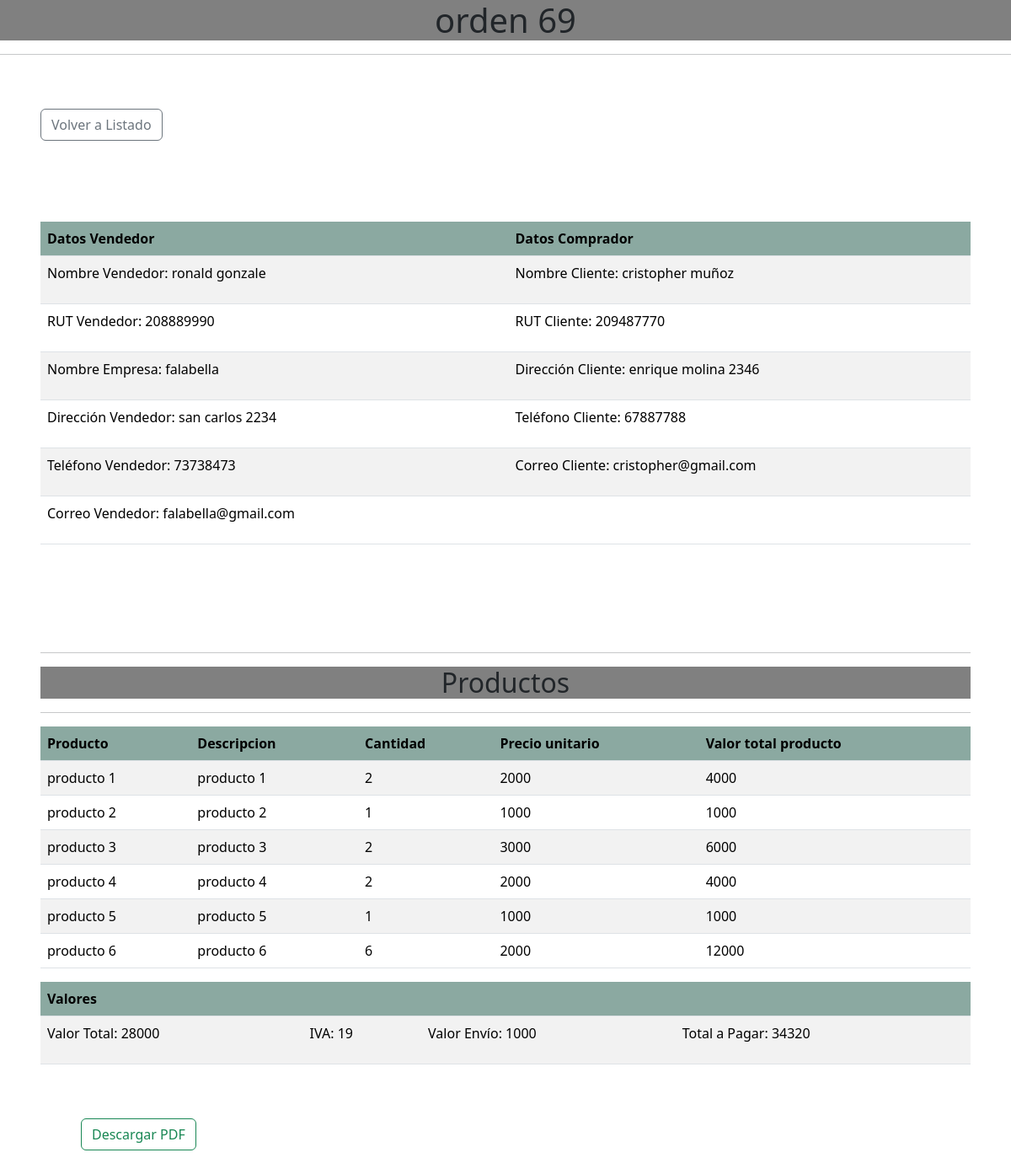
The page /detalleorden/69/ on the database its author committed.
### app/models.py (models this page shows, shortened)
class orden(models.Model):
    id = models.AutoField(primary_key=True)
    nombrevendedor = models.CharField(max_length=90)
    rutvendedor = models.CharField(max_length=9)
    nombreempresa = models.CharField(max_length=90)
    direccionv = models.CharField(max_length=90)
    telefonov = models.IntegerField(default=0)
    correovendedor = models.CharField(max_length=90)
    nombrecliente = models.CharField(max_length=90)
    rutcliente = models.CharField(max_length=9)
    direccioncliente = models.CharField(max_length=90)
    correo = models.CharField(max_length=90)
    telefonoc = models.IntegerField(default=0)
    valorNeto= models.IntegerField(default=0)
    iva = models.IntegerField(default=0)
    valorenvio = models.IntegerField(default=0)
    TotalAPagar = models.IntegerField(default=0)
    ESTADO_CHOICES = (
        ('creada', 'creada'),
        ('rectificada', 'Rectificada'),
    )
    ESTADOENTREGA_CHOICES = (
        ('por entregar', 'por entregar'),
        ('entregada', 'entregada'),
        ('rechazada', 'rechazada'),
        ('anulada', 'Anulada'),#prueba
    )
    estado = models.CharField(max_length=20, choices=ESTADO_CHOICES, default='creada')
    estadoentrega=models.CharField(max_length=20, choices=ESTADOENTREGA_CHOICES, default='por entregar')
    motivo_rechazo = models.TextField(blank=True, null=True)
    direccion_entrega = models.CharField(max_length=255, blank=True, null=True)
    rut_receptor = models.CharField(max_length=12, blank=True, null=True)
    foto_entrega = models.ImageField(upload_to='fotos_entrega/', blank=True, null=True)

class ProductoOrden(models.Model):
    orden = models.ForeignKey(orden, on_delete=models.CASCADE, related_name='productos')
    producto = models.CharField(max_length=90)
    descripcion = models.TextField()
    cantidad = models.IntegerField()
    preciounidad = models.IntegerField()
    totalproducto = models.IntegerField(default=0)

### app/views.py (the view)
# urls.py: path('detalleorden/<int:orden_id>/',detalleorden,name='detalleorden'),
def detalleorden(request, orden_id):
    orden_instance = get_object_or_404(orden, pk=orden_id)
    productos = ProductoOrden.objects.filter(orden=orden_instance)
    return render(request, 'detalleorden.html', {'orden': orden_instance, 'productos': productos})

### app/templates/detalleorden.html (shortened to what this page needs)
<!DOCTYPE html>
<html lang="en">
<head>
    <link href="https://cdn.jsdelivr.net/npm/bootstrap@5.3.3/dist/css/bootstrap.min.css" rel="stylesheet"
>
</head>
<body>
<h1 style="text-align: center; background-color: gray;">orden {{orden.id}}</h1>
<hr>
  <div class="p-5">
    <button type="button" class="btn btn-outline-secondary " onclick="window.location.href='{% url 'listadoorden' %}'">Volver a Listado</button>
  </div>
  <div class="p-5">
    <table class="table table-striped" >
      <thead>
        <tr>
          <th scope="col" style="background-color: rgb(139, 169, 161);">Datos Vendedor</th>
          <th scope="col"  style="background-color: rgb(139, 169, 161);">Datos Comprador</th>
        </tr>
      </thead>
      <tbody>
          <tr>
              <td><p>Nombre Vendedor: {{ orden.nombrevendedor }}</p></td>
              <td><p>Nombre Cliente: {{ orden.nombrecliente }}</p></td>
          </tr>
          <tr>
              <td><p>RUT Vendedor: {{ orden.rutvendedor }}</p></td>
              <td><p>RUT Cliente: {{ orden.rutcliente }}</p></td>
          </tr>
        <tr>
              <td><p>Nombre Empresa: {{ orden.nombreempresa }}</p></td>
              <td><p>Dirección Cliente: {{ orden.direccioncliente }}</p></td>
        </tr>
          <tr>
              <td><p>Dirección Vendedor: {{ orden.direccionv }}</p></td>
              <td><p>Teléfono Cliente: {{ orden.telefonoc }}</p></td>
          </tr>
          <tr>
              <td><p>Teléfono Vendedor: {{ orden.telefonov }}</p></td>
              <td><p>Correo Cliente: {{ orden.correo }}</p></td>
          </tr>
          <tr>
              <td><p>Correo Vendedor: {{ orden.correovendedor }}</p></td>
              <td></td>
          </tr>
      </tbody>
    </table>
  <br>
  <br>
  <br>
  <br>
  <hr>
  <h2 style="text-align: center; background-color: gray;">Productos</h2>
  <hr>
  <table class="table table-striped" >
      <thead>
        <tr >
          <th scope="col" style="background-color: rgb(139, 169, 161);">Producto</th>
          <th scope="col" style="background-color: rgb(139, 169, 161);">Descripcion</th>
          <th scope="col" style="background-color: rgb(139, 169, 161);">Cantidad</th>
          <th scope="col" style="background-color: rgb(139, 169, 161);">Precio unitario</th>
          <th scope="col" style="background-color: rgb(139, 169, 161);">Valor total producto</th>
        </tr>
      </thead>
      <tbody>
          {% for producto in productos %}
          <tr>
              <td>{{ producto.producto }}</td>
              <td>{{ producto.descripcion }}</td>
              <td>{{ producto.cantidad }}</td>
              <td>{{ producto.preciounidad }}</td>
              <td>{{ producto.totalproducto }}</td>
          </tr>
          {% endfor %}
      </tbody>
    </table>
    <table class="table table-striped" >
      <thead>
        <tr>
          <th scope="col" style="background-color: rgb(139, 169, 161);">Valores</th>
          <th style="background-color: rgb(139, 169, 161);"></th>
          <th style="background-color: rgb(139, 169, 161);"></th>
          <th style="background-color: rgb(139, 169, 161);"></th>
        </tr>
      </thead>
      <tbody>
          <tr>
              <td>
                  <p>Valor Total: {{ orden.valorNeto }}</p>
              </td>
              <td>
                  <p>IVA: {{ orden.iva }}</p>
              </td>
              <td>
                  <p>Valor Envío: {{ orden.valorenvio }}</p>
              </td>
              <td>
                  <p>Total a Pagar: {{ orden.TotalAPagar }}</p>
              </td>
        </tr>
      </tbody>
    </table>
    <div class="p-5">
      <button type="button" class="btn btn-outline-success" onclick="window.location.href='{% url 'DetalleOrdenPDF' orden.id %}'">Descargar PDF</button>
    </div>
  </div>
</body>
</html>

### rows shown on the page
orden: nombrevendedor "ronald gonzale", nombrecliente "cristopher muñoz", rutvendedor "208889990", rutcliente "209487770", nombreempresa "falabella", direccioncliente "enrique molina 2346", direccionv "san carlos 2234", telefonoc "67887788", telefonov "73738473", correo "cristopher@gmail.com", correovendedor "falabella@gmail.com", valorNeto "28000", iva "19", valorenvio "1000", TotalAPagar "34320"
ProductoOrden: producto "producto 1", descripcion "producto 1", cantidad "2", preciounidad "2000", totalproducto "4000"
ProductoOrden: producto "producto 2", descripcion "producto 2", cantidad "1", preciounidad "1000", totalproducto "1000"
ProductoOrden: producto "producto 3", descripcion "producto 3", cantidad "2", preciounidad "3000", totalproducto "6000"
ProductoOrden: producto "producto 4", descripcion "producto 4", cantidad "2", preciounidad "2000", totalproducto "4000"
ProductoOrden: producto "producto 5", descripcion "producto 5", cantidad "1", preciounidad "1000", totalproducto "1000"
ProductoOrden: producto "producto 6", descripcion "producto 6", cantidad "6", preciounidad "2000", totalproducto "12000"
